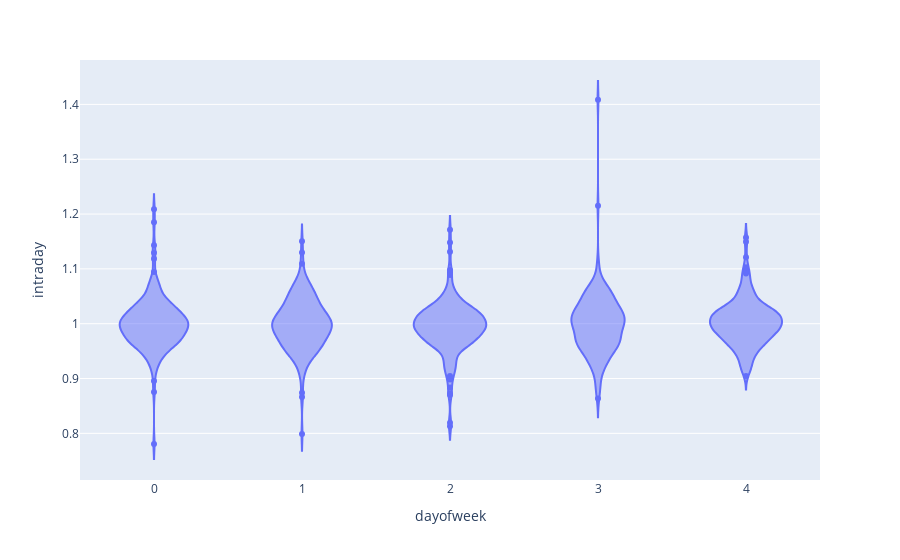

The notebook cell this image was saved under:
### Code cell
import plotly.express as px
# plotting violins to see the spread of intraday changes on each day
fig = px.violin(df, y="intraday", x='dayofweek')
fig.show()

### Figure 1 — Plotly figure (JSON) as saved in the notebook; plotly's stock layout.template omitted (floating-point values rounded to 4 significant figures; data arrays with more than 128 entries replaced by an {"elided": "..."} marker saying what was removed)
{"data": [{"alignmentgroup": "True", "box": {"visible": false}, "hovertemplate": "dayofweek=%{x}<br>intraday=%{y}<extra></extra>", "legendgroup": "", "marker": {"color": "#636efa"}, "name": "", "offsetgroup": "", "orientation": "v", "scalegroup": "True", "showlegend": false, "type": "violin", "x": {"elided": "904 int values"}, "x0": " ", "xaxis": "x", "y": {"elided": "904 float values"}, "y0": " ", "yaxis": "y"}], "layout": {"legend": {"tracegroupgap": 0}, "margin": {"t": 60}, "violinmode": "group", "xaxis": {"anchor": "y", "domain": [0, 1], "title": {"text": "dayofweek"}}, "yaxis": {"anchor": "x", "domain": [0, 1], "title": {"text": "intraday"}}}}
